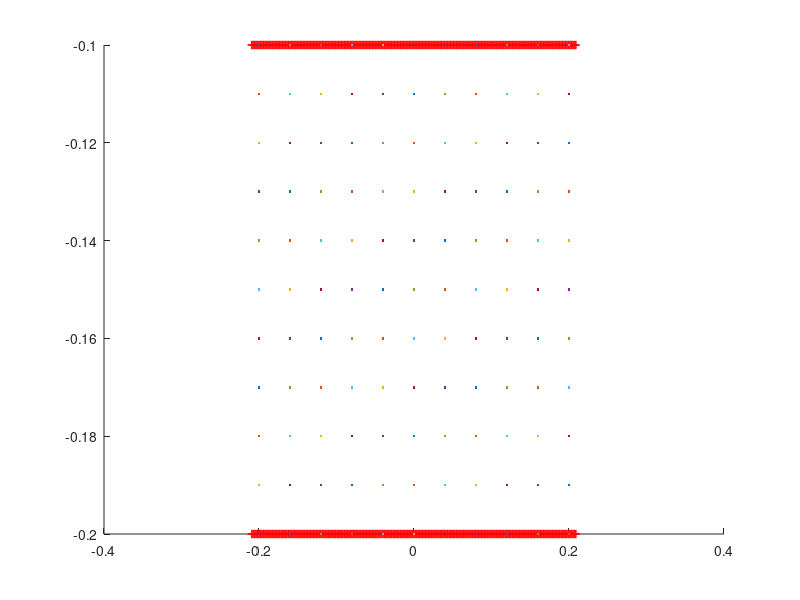

MATLAB code for this plot:
clear all
close all

L = 1;                              % length of computational domain (m)
N = 512;                            % number of Cartesian grid meshwidths at the finest level of the AMR grid
dx = L/N;                           % Cartesian mesh width (m)
ds = L/(2*N);                       % space between boundary points in straight tube

%%%%%%%%%%%%%%%%%%%%%%%%%%%%%%%%%%%%%%%%%%%%%%%%%%%
%%%%%%%%%%%%%%%%%%%%%%%%%%%%%%%%%%%%%%%%%%%%%%%%%%%
%Parameters for the racetrack

Let = 0.4;                          % Length of elastic tube (m)
Nend = 10;                          % Number of rigid points on each end of elastic section
Lt = Let+2*Nend*ds;                 % Length of straight section with three rigid points on each end
Llong = 0.10;                        % Lenght of long end of the tube

diameter = 0.1;                     % diameter of the tube
R2 = 0.1;                           % radius of inner wall
R1 = R2+diameter;                   % radius of outer wall

Nstraight = 2*ceil(Lt/ds);          % number of points along each straight section
%Ncurve = 2*ceil(pi*R1/ds);          % number of points along each curved section
Nrace = 4*ceil(Llong/ds);         % number of points making up the racetrack part
%Nrace = Nstraight+2*Ncurve;         % number of points making up the racetrack part
%dtheta = pi/(Ncurve/2);             % angle increment for drawing curved edges

mesh_name = 'heart_';               % structure name

centery = 0;                        % y-position of center of curved sections
centerx1 = -0.5*Lt;                 % x-position of center of left curved section
centerx2 = 0.5*Lt;                  % x-position of center of right curved section

%%%%%%%%%%%%%%%%%%%%%%%%%%%%%%%%%%%%%%%%%%%%%%%%%%%%%%%%%%
%%%%%%%%%%%%%%%%%%%%%%%%%%%%%%%%%%%%%%%%%%%%%%%%%%%%%%%%%
% Parameters for the pericardium
Dp = 2*diameter;                    %diameter of the pericardium
Nperi = 2*ceil((Dp-diameter)/ds);  % number of boundary points along the sides of the pericardium
Nperitot = Nperi + Nstraight;       % total number of pericardium points

%%%%%%%%%%%%%%%%%%%%%%%%%%%%%%%%%%%%%%%%%%%%%%%%%%%%%%%%%%
%%%%%%%%%%%%%%%%%%%%%%%%%%%%%%%%%%%%%%%%%%%%%%%%%%%%%%%%%
% Parameters for the actuator
La = 0.04;                          % length of the actuator section
NLa = ceil(La/ds);                  % number of points along each actuator
Ca = 0.25*Lt;                       % center of the actuator section
NCa = ceil(ceil(Nstraight/2)*Ca/Lt); % index of the center point
Na1 = NCa - ceil(NLa/2);            % index of the starting point with respect to the elastic section
Na2 = Na1+NLa-1;                    % index of the ending point with respect to the elastic section

%%%%%%%%%%%%%%%%%%%%%%%%%%%%%%%%%%%%%%%%%%%%%%%%%%%%%%%%%%
%%%%%%%%%%%%%%%%%%%%%%%%%%%%%%%%%%%%%%%%%%%%%%%%%%%%%%%%%
% Parameters for the prescribed peristalsis
Lap = 0.3;                          % length of the actuator section
NLap = ceil(Lap/ds);                  % number of points along each actuator
Cap = 0.5*Lt;                       % center of the actuator section
NCap = ceil(ceil(Nstraight/2)*Cap/Lt); % index of the center point
Na1p = NCap - ceil(NLap/2);            % index of the starting point with respect to the elastic section
Na2p = Na1p+NLap-1;                    % index of the ending point with respect to the elastic section


%%%%%%%%%%%%%%%%%%%%%%%%%%%%%%%%%%%%%%%%%%%
%%%%%%%%%%%%%%%%%%%%%%%%%%%%%%%%%%%%%%%%%%%
% parameters for markers
Nmarkersx = 11;                     %number of columns of markers
Nmarkersy = 11;                     %number of markers in each column
Nmarkers=Nmarkersx*Nmarkersy;       %total number of markers
dmx = Let/(Nmarkersx-1);            %space between markers in x-direction
dmy = diameter/(Nmarkersy-1);       %space between markers in y-direction


%%%%%%%%%%%%%%%%%%%%%%%%%%%%%%%%%%%%%%%%%%%
%%%%%%%%%%%%%%%%%%%%%%%%%%%%%%%%%%%%%%%%%%%
% material parameters
kappa_spring = 2.0e0;               % spring constant (Newton)
kappa_beam = 5.0e-1;                 % beam stiffness constant (Newton m^2)
kappa_target = kappa_spring;        % target point penalty spring constant (Newton)


%%%%%%%%%%%%%
% Plotting things 

figure(1)
hold on

%%%%%%%%%%%%%%%%%%%%%%%%%%%%%%%%%%%%%%%%%%%%%%%%%%%%%%%%%%%%%%%%%%%%%%%%%%%%%%%%
%%%%%%%%%%%%%%%%%%%%%%%%%%%%%%
% Make the elastic section of the tube
% Write out the vertex information

vertex_fid = fopen([mesh_name 'tube_' num2str(N) '.vertex'], 'w');
fprintf(vertex_fid, '%d\n', Nstraight);

%top part
for i=1:ceil(Nstraight/2),
    ytop = centery-R2;
    xtop = -Lt/2+(i-1)*ds;
    plot(xtop,ytop,'r-+')
    fprintf(vertex_fid, '%1.16e %1.16e\n', xtop, ytop);
end

%bottom part
for i=ceil(Nstraight/2)+1:Nstraight,
    ybot = centery-R1;
    xbot = -Lt/2+(i-ceil(Nstraight/2)-1)*ds;
    plot(xbot,ybot,'r-+')
    fprintf(vertex_fid, '%1.16e %1.16e\n', xbot, ybot);
end
fclose(vertex_fid);

%%%%%%%%%%%%%%%%%%%%%%%%%%%%%%%%%%%%%%%%%%%%%%%%%%%%%%%%%%%%%%%%%%%%%%%%%%%%%%%%
%%%%%%%%%%%%%%%%%%%%%%%%%%%%%%
% actuator part
% Write out the vertex information

% %top part
% vertex_fid = fopen(['actuator_top_' num2str(N) '.vertex'], 'w');
% fprintf(vertex_fid, '%d\n', NLa);
% 
% for i=Na1:Na2,
%     ytop = centery-R2;
%     xtop = -Lt/2+i*ds;
%     plot(xtop,ytop,'k*')
%     fprintf(vertex_fid, '%1.16e %1.16e\n', xtop, ytop);
% end
% fclose(vertex_fid);
% 
% %bottom part
% vertex_fid = fopen(['actuator_bot_' num2str(N) '.vertex'], 'w');
% fprintf(vertex_fid, '%d\n', NLa);
% 
% for i=Na1:Na2,
%     ybot = centery-R1;
%     xbot = -Lt/2+i*ds;
%     plot(xbot,ybot,'k*')
%     fprintf(vertex_fid, '%1.16e %1.16e\n', xbot, ybot);
% end
% fclose(vertex_fid);

%%%%%%%%%%%%%%%%%%%%%%%%%%%%%%%%%%%%%%%%%%%%%%%%%%%%%%%%%%%%%%%%%%%%%%%%%%%%%%%%
%%%%%%%%%%%%%%%%%%%%%%%%%%%%%%
% NO race track part
% Write out the vertex information

vertex_fid = fopen([mesh_name 'race_' num2str(N) '.vertex'], 'w');
fprintf(vertex_fid, '%d\n', Nrace);

%right curved part of NO racetrack
for i=1:ceil(Nrace/4),
    ytop = centery-R2;
    xtop = Lt/2+i*ds;
    plot(xtop,ytop,'b-')
    fprintf(vertex_fid, '%1.16e %1.16e\n', xtop, ytop);
end

for i=1:ceil(Nrace/4),
    ybot = centery-R1;
    xbot = Lt/2+i*ds;
    plot(xbot,ybot,'b-')
    fprintf(vertex_fid, '%1.16e %1.16e\n', xbot, ybot);
end


%left curved part of MO racetrack
for i=1:ceil(Nrace/4),
    ytop = centery-R2;
    xtop = -Lt/2-i*ds;
    plot(xtop,ytop,'b-')
    fprintf(vertex_fid, '%1.16e %1.16e\n', xtop, ytop);
end

for i=1:ceil(Nrace/4),
    ybot = centery-R1;
    xbot = -Lt/2-i*ds;
    plot(xbot,ybot,'b-')
    fprintf(vertex_fid, '%1.16e %1.16e\n', xbot, ybot);
end
fclose(vertex_fid);


%%%%%%%%%%%%%%%%%%%%%%%%%%%%%%%%%%%%%%%%%%%%%%%%%%%%%%%%%%%%%%%%%%%%%%%%%%%%%%%%
%%%%%%%%%%%%%%%%%%%%%%%%%%%%%%
% Make markers as vertices with no material properties

vertex_fid = fopen(['markers_' num2str(N) '.vertex'], 'w');
fprintf(vertex_fid, '%d\n', Nmarkers);

%top part
for i=0:Nmarkersx-1,
    for j=0:Nmarkersy-1,
        y = centery-R2-j*dmy;
        x = -Let/2+i*dmx;
    fprintf(vertex_fid, '%1.16e %1.16e\n', x, y);
    plot(x,y)
    end
end
fclose(vertex_fid);

%%%%%%%%%%%%%%%%%%%%%%%%%%%%%%%%%%%%%%%%%%%%%%%%%%%%%%%%%%%%%%%%%%%%%%%%%%%%%%%%
%%%%%%%%%%%%%%%%%%%%%%%%%%%%%%
% prescribed peristalsis part
% Write out the vertex information

%top part
vertex_fid = fopen(['pperi_top_' num2str(N) '.vertex'], 'w');
fprintf(vertex_fid, '%d\n', NLap);

for i=Na1p:Na2p,
    ytop = centery-R2;
    xtop = -Lt/2+i*ds;
    fprintf(vertex_fid, '%1.16e %1.16e\n', xtop, ytop);
end
fclose(vertex_fid);

%bottom part
vertex_fid = fopen(['pperi_bot_' num2str(N) '.vertex'], 'w');
fprintf(vertex_fid, '%d\n', NLap);

for i=Na1p:Na2p,
    ybot = centery-R1;
    xbot = -Lt/2+i*ds;
    fprintf(vertex_fid, '%1.16e %1.16e\n', xbot, ybot);
end
fclose(vertex_fid);

%%%%%%%%%%%%%%%%%%%%%%%%%%%%%%%%%%%%%%%%%%%%%%%%%%%%%%%%%%%%%%%%%%%%%%%%%%%%%%%%
%%%%%%%%%%%%%%%%%%%%%%%%%%%%%%%%%%%%%%%%%%%%%%%%%%%%%%%%%%%%%%%%%%%%%%%%
% Pericardium
% Write out the vertex information
% 
% vertex_fid = fopen([mesh_name 'peri_' num2str(N) '.vertex'], 'w');
% fprintf(vertex_fid, '%d\n', Nperitot);
% 
% % make the top and bottom of the pericardium
% for i=1:ceil(Nstraight/2),
%     ytop = centery-(R2-(Dp-diameter)/2);
%     xtop = -Lt/2+(i-1)*ds;
%     fprintf(vertex_fid, '%1.16e %1.16e\n', xtop, ytop);
% end
% 
% for i=ceil(Nstraight/2)+1:Nstraight,
%     ybot = centery-R1-(Dp-diameter)/2;
%     xbot = -Lt/2+(i-ceil(Nstraight/2)-1)*ds;
%     fprintf(vertex_fid, '%1.16e %1.16e\n', xbot, ybot);
% end
% 
% % make the four side pieces
% for i=Nstraight+1:Nstraight+ceil(Nperi/4),
%     y = centery-(R1+(Dp-diameter)/2)+(i-Nstraight-1)*ds;
%     x = -Lt/2;
%     fprintf(vertex_fid, '%1.16e %1.16e\n', x, y);
% end
% 
% for i=Nstraight+ceil(Nperi/4)+1:Nstraight+ceil(Nperi/2),
%     y = centery-R2+(i-Nstraight-ceil(Nperi/4)-1)*ds;
%     x = -Lt/2;
%     fprintf(vertex_fid, '%1.16e %1.16e\n', x, y);
% end
% 
% for i=Nstraight+ceil(Nperi/2)+1:Nstraight+ceil(3*Nperi/4),
%     y = centery-(R1+(Dp-diameter)/2)+(i-Nstraight-ceil(Nperi/2)-1)*ds;
%     x = Lt/2;
%     fprintf(vertex_fid, '%1.16e %1.16e\n', x, y);
% end
% 
% for i=Nstraight+ceil(3*Nperi/4)+1:Nperitot,
%     y = centery-R2+(i-Nstraight-ceil(3*Nperi/4)-1)*ds;
%     x = Lt/2;
%     fprintf(vertex_fid, '%1.16e %1.16e\n', x, y);
% end
% fclose(vertex_fid);


hold off

%%%%%%%%%%%%%%%%%%%%%%%%%%%%%%%%%%%%%%%%%%%%%%%%%%%%%%%%%%%%%%%%%%%%%%%%%%%%%%%%
%%%%%%%%%%%%%%%%%%%%%%%%%%%%%%%%%%%%%%%%%%%%%%%%%%%%%%%%%%%%%%%%%%%%%%%%%%%%%%%%
% Write out the spring information for the elastic section

spring_fid = fopen([mesh_name 'tube_' num2str(N) '.spring'], 'w');
fprintf(spring_fid, '%d\n', Nstraight-2);

%elastic part of tube
for i = 0:ceil(Nstraight/2)-2,
    fprintf(spring_fid, '%d %d %1.16e %1.16e\n', i, i+1, kappa_spring*ds/(ds^2), ds);
end

for i = ceil(Nstraight/2):Nstraight-2,
    fprintf(spring_fid, '%d %d %1.16e %1.16e\n', i, i+1, kappa_spring*ds/(ds^2), ds);
end

fclose(spring_fid);
%
% %%%%%%%%%%%%%%%%%%%%%%%%%%%%%%%%%%%%%%%%%%%%%%%%%%%%%%%%%%%%%%%%%%%%%%%%%%%%%%%%
% %%%%%%%%%%%%%%%%%%%%%%%%%%%%%%%%%%%%%%%%%%%%%%%%%%%%%%%%%%%%%%%%%%%%%%%%%%%%%%%%

% % Write out the beam information for the elastic section

beam_fid = fopen([mesh_name 'tube_' num2str(N) '.beam'], 'w');
fprintf(beam_fid, '%d\n', Nstraight-4);

%elastic part of tube
for i = 0:ceil(Nstraight/2)-3,
    fprintf(beam_fid, '%d %d %d %1.16e\n', i, i+1, i+2, kappa_beam*ds/(ds^4));
end

for i = ceil(Nstraight/2):Nstraight-3,
    fprintf(beam_fid, '%d %d %d %1.16e\n', i, i+1, i+2, kappa_beam*ds/(ds^4));
end
fclose(beam_fid);

%%%%%%%%%%%%%%%%%%%%%%%%%%%%%%%%%%%%%%%%%%%%%%%%%%%%%%%%%%%%%%%%%%%%%%%%%%%%%%%%
%%%%%%%%%%%%%%%%%%%%%%%%%%%%%%%%%%%%%%%%%%%%%%%%%%%%%%%%%%%%%%%%%%%%%%%%%%%%%%%%

% Write out the target point information for the ends of the elastic tube
target_fid = fopen([mesh_name 'tube_' num2str(N) '.target'], 'w');

fprintf(target_fid, '%d\n', 4*Nend);

for i = 0:Nend-1,
    fprintf(target_fid, '%d %1.16e\n', i, kappa_target*ds/(ds^2));
end

for i = ceil(Nstraight/2)-Nend:ceil(Nstraight/2)-1,
    fprintf(target_fid, '%d %1.16e\n', i, kappa_target*ds/(ds^2));
end

for i = ceil(Nstraight/2):ceil(Nstraight/2)+Nend-1,
    fprintf(target_fid, '%d %1.16e\n', i, kappa_target*ds/(ds^2));
end

for i = Nstraight-Nend:Nstraight-1,
    fprintf(target_fid, '%d %1.16e\n', i, kappa_target*ds/(ds^2));
end

fclose(target_fid);

%%%%%%%%%%%%%%%%%%%%%%%%%%%%%%%%%%%%%%%%%%%%%%%%%%%%%%%%%%%%%%%%%%%%%%%%%%%%%%%%
% Write out the target point information for the actuator

%top actuator
% target_fid = fopen(['actuator_top_' num2str(N) '.target'], 'w');
% fprintf(target_fid, '%d\n', NLa);
% 
% for i = 0:NLa-1,
%     fprintf(target_fid, '%d %1.16e\n', i, kappa_target*ds/(ds^2));
% end
% 
% fclose(target_fid);
% 
% %bottom actuator
% target_fid = fopen(['actuator_bot_' num2str(N) '.target'], 'w');
% fprintf(target_fid, '%d\n', NLa);
% 
% for i = 0:NLa-1,
%     fprintf(target_fid, '%d %1.16e\n', i, kappa_target*ds/(ds^2));
% end
% 
% fclose(target_fid);

%%%%%%%%%%%%%%%%%%%%%%%%%%%%%%%%%%%%%%%%%%%%%%%%%%%%%%%%%%%%%%%%%%%%%%%%%%%%%%%%
% Write out the target point information for the actuator
%
%top prescribed peristalsis
% target_fid = fopen(['pperi_top_' num2str(N) '.target'], 'w');
% fprintf(target_fid, '%d\n', NLap);
% 
% for i = 0:NLap-1,
%     fprintf(target_fid, '%d %1.16e\n', i, kappa_target*ds/(ds^2));
% end
% 
% fclose(target_fid);
% 
% %bottom prescribed peristalsis
% target_fid = fopen(['pperi_bot_' num2str(N) '.target'], 'w');
% fprintf(target_fid, '%d\n', NLap);
% 
% for i = 0:NLap-1,
%     fprintf(target_fid, '%d %1.16e\n', i, kappa_target*ds/(ds^2));
% end
% 
% fclose(target_fid);

%%%%%%%%%%%%%%%%%%%%%%%%%%%%%%%%%%%%%%%%%%%%%%%%%%%%%%%%%%%%%%%%%%%%%%%%%%%%%%%%
% Write out the target point information for the racetrack
target_fid = fopen([mesh_name 'race_' num2str(N) '.target'], 'w');

fprintf(target_fid, '%d\n', Nrace);

for i = 0:Nrace-1,
    fprintf(target_fid, '%d %1.16e\n', i, kappa_target*ds/(ds^2));
end

fclose(target_fid);

%%%%%%%%%%%%%%%%%%%%%%%%%%%%%%%%%%%%%%%%%%%%%%%%%%%%%%%%%%%%%%%%%%%%%%%%%%%%%%%%
% Write out the target point information for the pericardium
% target_fid = fopen([mesh_name 'peri_' num2str(N) '.target'], 'w');
% 
% fprintf(target_fid, '%d\n', Nperitot);
% 
% for i = 0:Nperitot-1,
%     fprintf(target_fid, '%d %1.16e\n', i, kappa_target*ds/(ds^2));
% end
% 
% fclose(target_fid);

%%%%%%%%%%%%%%%%%%%%%%%%%%%%%%%%%%%%%%%%%%%%%%%%%%%%%%%%%%%%%%%%%%%%%%%%%%%%%%%%
